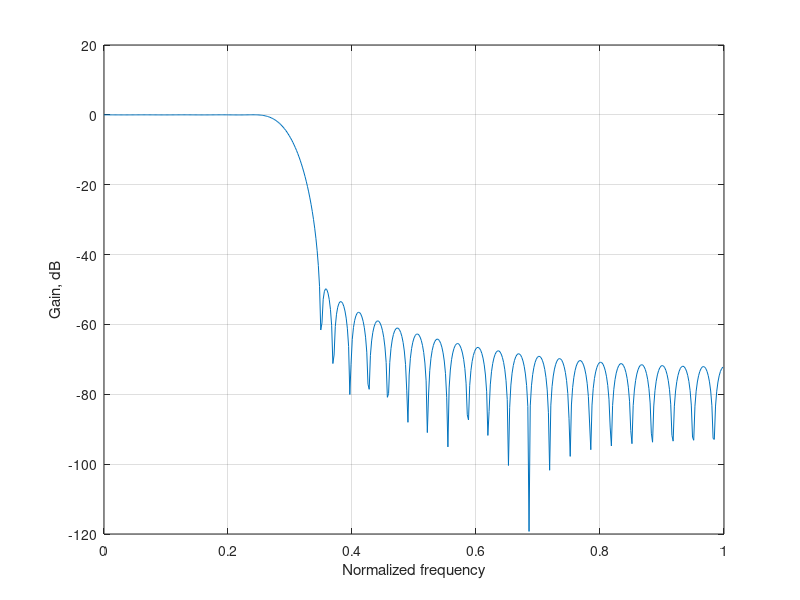

The MATLAB source for this figure:
% Program 4_3 
% Design of Lowpass Filter Using Kaiser Window 
% Length=61, Beta=4.533514 
%
format long 
kw=kaiser(61, 4.533514); 
b=fir1(60, 0.3, kw) 
[ h, omega ] = freqz(b,1,512); 
mag=20*log10(abs(h)); 
plot(omega/pi, mag); grid 
xlabel('Normalized frequency'); 
ylabel('Gain, dB'); 

